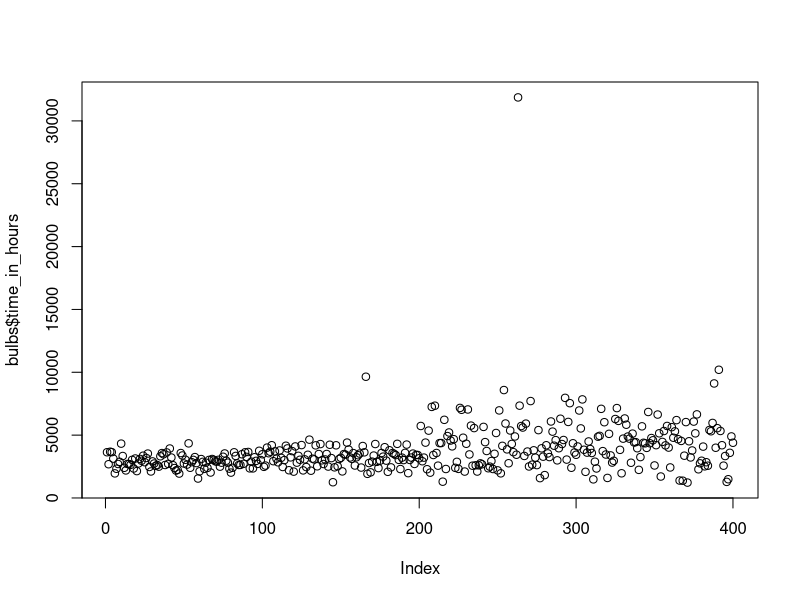
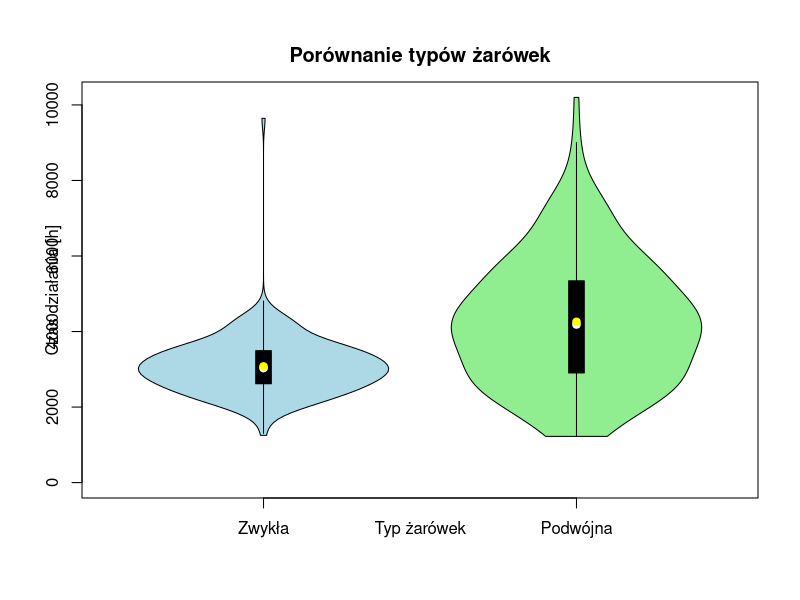
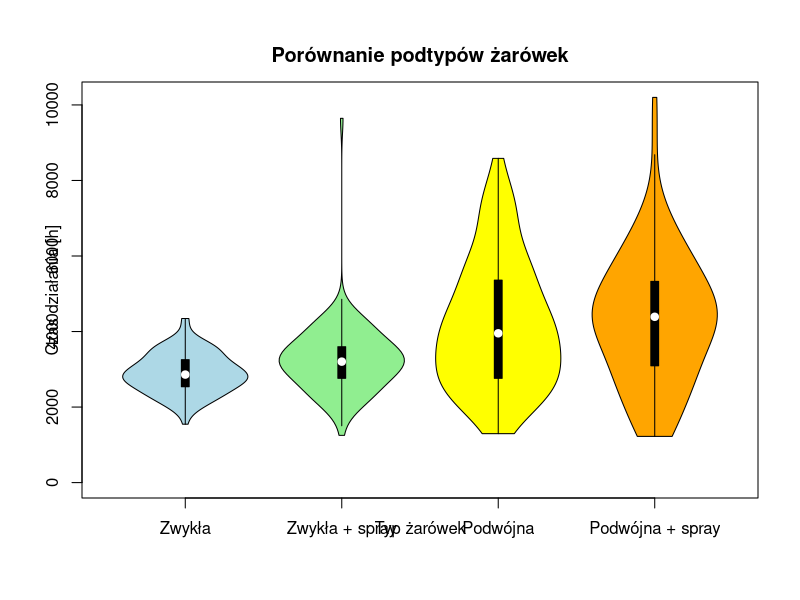

R code for these plots, in order: (Note: this script raises an error after producing the figures.)
## ---- chunk 1
knitr::opts_chunk$set(echo = TRUE)
## ---- chunk 2
  library(dplyr)
  library(vioplot)
  library(rmarkdown)
  library(knitr)
## ---- chunk 3
  bulbs <- read.csv('bulbs.csv', header = T, sep = ';')
## ---- chunk 4
  summary(bulbs)
## ---- chunk 5
  unique(bulbs$product_type)
## ---- chunk 6
  COAT_IT_PRICE <- bulbs$price_in_PLN[bulbs$product_type == 'CoatItYourself']
  bulbs <- subset(bulbs, product_type != 'CoatItYourself')
## ---- chunk 7
  apply(bulbs, 2, anyNA)
## ---- chunk 8
  summary(bulbs)
## ---- chunk 9
  plot(bulbs$time_in_hours)
## ---- chunk 10
  bulbs <- subset(bulbs, bulbs$time_in_hours < 30000)
## ---- chunk 11
  bulbs$price_per_hour <- NA #tworzenie nowej kolumny
  bulbs$price_per_hour <- bulbs$price_in_PLN / bulbs$time_in_hours
  bulbs$price_per_hour <- round(bulbs$price_per_hour, digits = 4)
  bulbs$price_per_hour <- ifelse(bulbs$sprayed == "CoatItYourself", bulbs$price_per_hour + COAT_IT_PRICE, bulbs$price_per_hour)
  head(bulbs)
## ---- chunk 12
  regular_bulbs <- subset(bulbs, bulbs$product_type == 'regular bulb') #zwykłe żarówki
  double_bulbs <- subset(bulbs, bulbs$product_type == 'DoubleBulb') #podwójne żarówki
  
  regular_bulbs_no_spray <- subset(regular_bulbs, regular_bulbs$sprayed == "none") #zwykłe bez sprayu
  double_bulbs_no_spray <- subset(double_bulbs, regular_bulbs$sprayed == "none") #podwójne bez sprayu
  
  regular_bulbs_sprayed <- setdiff(regular_bulbs, regular_bulbs_no_spray) #zwykłe sprayowane
  double_bulbs_sprayed <- setdiff(double_bulbs, double_bulbs_no_spray) #podwójne sprayowane
## ---- chunk 13
  av_bulb_usage <- 4
  how_long_bulb_lasts <- mean(bulbs$time_in_hours) / av_bulb_usage
  how_long_bulb_lasts
## ---- chunk 14
  av_bulbs_per_household <- 67 #bulbs z artykułu   https://www.fortnightly.com/fortnightly/2015/12-0/how-many-lights-home-energy-dept-counted
  number_of_bulbs_per_1_box <- 200 #wynika z treści zadania
  time_it_takes_to_empty_1_box <- number_of_bulbs_per_1_box / av_bulbs_per_household
  time_it_takes_to_empty_1_box
## ---- chunk 15
vioplot(regular_bulbs$time_in_hours, double_bulbs$time_in_hours,
          xlab = 'Typ żarówek',
          ylab = 'Czas działania [h]',
          varwidth = F,
          outline = F,
          main = 'Porównanie typów żarówek',
          at = c(1,2),
          names = c('Zwykła', 'Podwójna'),
          col = c('lightblue', 'lightgreen'))

points(1, mean(regular_bulbs$time_in_hours), col="yellow", pch = 19)
points(2, mean(double_bulbs$time_in_hours), col="yellow", pch = 19)
## ---- chunk 16
shapiro.test(regular_bulbs$time_in_hours)
shapiro.test(double_bulbs$time_in_hours)
## ---- chunk 17
t.test(regular_bulbs_sprayed$time_in_hours, regular_bulbs_no_spray$time_in_hour, alternative='greater', var.equal=F, conf.level = .95)
## ---- chunk 18
  sprayed_list <- lapply(levels(bulbs$sprayed), 
                        function(x) bulbs[ bulbs[, 'sprayed'] == x, 'time_in_hours']
  )
  names(sprayed_list) <- levels(bulbs$sprayed)

vioplot(regular_bulbs_no_spray$time_in_hours, 
        regular_bulbs_sprayed$time_in_hours, 
        double_bulbs_no_spray$time_in_hours, 
        double_bulbs_sprayed$time_in_hours,
          xlab = 'Typ żarówek',
          ylab = 'Czas działania [h]',
          varwidth = F,
          outline = F,
          main = 'Porównanie podtypów żarówek',
          at = c(1,2,3,4),
          names = c('Zwykła', 'Zwykła + spray', 'Podwójna', 'Podwójna + spray'),
          col = c('lightblue', 'lightgreen', 'yellow', 'orange'))

for (i in 1:4) {
  points(i, mean(point_list[i]), col="red", pch = 19)
}

points(1, mean(regular_bulbs_no_spray$time_in_hours), col="yellow", pch = 19)
points(2, mean(regular_bulbs_sprayed$time_in_hours), col="yellow", pch = 19)
## ---- chunk 19
shapiro.test(regular_bulbs$time_in_hours)
shapiro.test(double_bulbs$time_in_hours)
## ---- chunk 20
